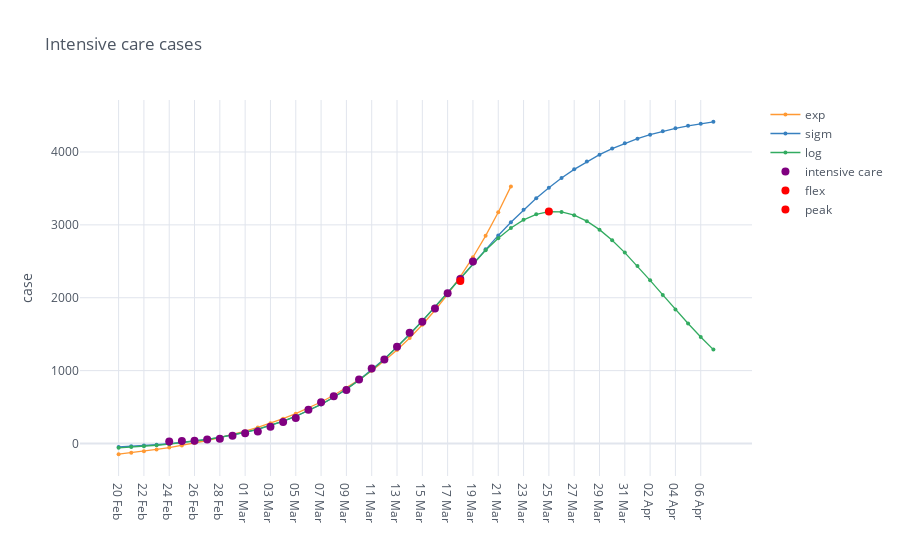

Source (notebook cell):
### Markdown cell above
## Fitting intensive care data with exponential and logistic models

The exponential model is:

$$y = e^{k(x-x_0)} + y_0$$

where $k, x_0, y_0$ are the parameters to estimate.

For the logistic model:

$$y = \frac{c}{1+e^{-k(x-x_0)}} + y_0$$

where $c, k, x_0, y_0$ are the parameters to estimate.

### Code cell
fig = mpl.iplot_analysis_plot(df.drop(columns=['day']), title='Intensive care cases')
fig.show()

### Figure 1 — Plotly figure (JSON) as saved in the notebook; plotly's stock layout.template omitted (floating-point values rounded to 4 significant figures)
{"data": [{"line": {"color": "rgba(255, 153, 51, 1.0)", "dash": "solid", "shape": "linear", "width": 1.3}, "marker": {"size": 4, "symbol": "circle"}, "mode": "lines+markers", "name": "exp", "text": "", "type": "scatter", "x": ["20 Feb", "21 Feb", "22 Feb", "23 Feb", "24 Feb", "25 Feb", "26 Feb", "27 Feb", "28 Feb", "29 Feb", "01 Mar", "02 Mar", "03 Mar", "04 Mar", "05 Mar", "06 Mar", "07 Mar", "08 Mar", "09 Mar", "10 Mar", "11 Mar", "12 Mar", "13 Mar", "14 Mar", "15 Mar", "16 Mar", "17 Mar", "18 Mar", "19 Mar", "20 Mar", "21 Mar", "22 Mar", "23 Mar", "24 Mar", "25 Mar", "26 Mar", "27 Mar", "28 Mar", "29 Mar", "30 Mar", "31 Mar", "01 Apr", "02 Apr", "03 Apr", "04 Apr", "05 Apr", "06 Apr", "07 Apr"], "y": [-146.9, -127.2, -105.4, -81.51, -55.16, -26.15, 5.797, 40.98, 79.71, 122.4, 169.3, 221.1, 278.0, 340.8, 409.8, 485.9, 569.7, 661.9, 763.5, 875.3, 998.5, 1134.0, 1283.0, 1448.0, 1629.0, 1828.0, 2048.0, 2290.0, 2556.0, 2849.0, 3172.0, 3528.0, "", "", "", "", "", "", "", "", "", "", "", "", "", "", "", ""]}, {"line": {"color": "rgba(55, 128, 191, 1.0)", "dash": "solid", "shape": "linear", "width": 1.3}, "marker": {"size": 4, "symbol": "circle"}, "mode": "lines+markers", "name": "sigm", "text": "", "type": "scatter", "x": ["20 Feb", "21 Feb", "22 Feb", "23 Feb", "24 Feb", "25 Feb", "26 Feb", "27 Feb", "28 Feb", "29 Feb", "01 Mar", "02 Mar", "03 Mar", "04 Mar", "05 Mar", "06 Mar", "07 Mar", "08 Mar", "09 Mar", "10 Mar", "11 Mar", "12 Mar", "13 Mar", "14 Mar", "15 Mar", "16 Mar", "17 Mar", "18 Mar", "19 Mar", "20 Mar", "21 Mar", "22 Mar", "23 Mar", "24 Mar", "25 Mar", "26 Mar", "27 Mar", "28 Mar", "29 Mar", "30 Mar", "31 Mar", "01 Apr", "02 Apr", "03 Apr", "04 Apr", "05 Apr", "06 Apr", "07 Apr"], "y": [-47.77, -39.25, -29.16, -17.24, -3.169, 13.43, 32.99, 56.0, 83.02, 114.7, 151.7, 194.9, 245.1, 303.2, 370.2, 447.1, 534.9, 634.3, 746.2, 871.0, 1009.0, 1160.0, 1324.0, 1498.0, 1683.0, 1875.0, 2072.0, 2271.0, 2470.0, 2666.0, 2855.0, 3036.0, 3206.0, 3364.0, 3510.0, 3643.0, 3762.0, 3869.0, 3963.0, 4046.0, 4119.0, 4182.0, 4237.0, 4284.0, 4325.0, 4359.0, 4389.0, 4414.0]}, {"line": {"color": "rgba(50, 171, 96, 1.0)", "dash": "solid", "shape": "linear", "width": 1.3}, "marker": {"size": 4, "symbol": "circle"}, "mode": "lines+markers", "name": "log", "text": "", "type": "scatter", "x": ["20 Feb", "21 Feb", "22 Feb", "23 Feb", "24 Feb", "25 Feb", "26 Feb", "27 Feb", "28 Feb", "29 Feb", "01 Mar", "02 Mar", "03 Mar", "04 Mar", "05 Mar", "06 Mar", "07 Mar", "08 Mar", "09 Mar", "10 Mar", "11 Mar", "12 Mar", "13 Mar", "14 Mar", "15 Mar", "16 Mar", "17 Mar", "18 Mar", "19 Mar", "20 Mar", "21 Mar", "22 Mar", "23 Mar", "24 Mar", "25 Mar", "26 Mar", "27 Mar", "28 Mar", "29 Mar", "30 Mar", "31 Mar", "01 Apr", "02 Apr", "03 Apr", "04 Apr", "05 Apr", "06 Apr", "07 Apr"], "y": [-58.85, -49.04, -37.6, -24.26, -8.714, 9.387, 30.44, 54.92, 83.32, 116.2, 154.3, 198.3, 249.0, 307.3, 374.1, 450.3, 537.0, 635.0, 745.3, 868.6, 1005.0, 1156.0, 1319.0, 1495.0, 1682.0, 1876.0, 2076.0, 2275.0, 2469.0, 2652.0, 2817.0, 2958.0, 3069.0, 3145.0, 3182.0, 3178.0, 3134.0, 3051.0, 2934.0, 2789.0, 2620.0, 2434.0, 2239.0, 2039.0, 1840.0, 1647.0, 1462.0, 1288.0]}, {"line": {"color": "rgba(128, 0, 128, 1.0)", "dash": "solid", "shape": "linear", "width": 1.3}, "marker": {"size": 8, "symbol": "circle"}, "mode": "markers", "name": "intensive care", "text": "", "type": "scatter", "x": ["20 Feb", "21 Feb", "22 Feb", "23 Feb", "24 Feb", "25 Feb", "26 Feb", "27 Feb", "28 Feb", "29 Feb", "01 Mar", "02 Mar", "03 Mar", "04 Mar", "05 Mar", "06 Mar", "07 Mar", "08 Mar", "09 Mar", "10 Mar", "11 Mar", "12 Mar", "13 Mar", "14 Mar", "15 Mar", "16 Mar", "17 Mar", "18 Mar", "19 Mar", "20 Mar", "21 Mar", "22 Mar", "23 Mar", "24 Mar", "25 Mar", "26 Mar", "27 Mar", "28 Mar", "29 Mar", "30 Mar", "31 Mar", "01 Apr", "02 Apr", "03 Apr", "04 Apr", "05 Apr", "06 Apr", "07 Apr"], "y": ["", "", "", "", 27.0, 35.0, 36.0, 56.0, 64.0, 105.0, 140.0, 166.0, 229.0, 295.0, 351.0, 462.0, 567.0, 650.0, 733.0, 877.0, 1028.0, 1153.0, 1328.0, 1518.0, 1672.0, 1851.0, 2060.0, 2257.0, 2498.0, "", "", "", "", "", "", "", "", "", "", "", "", "", "", "", "", "", "", ""]}, {"marker": {"color": "rgba(255, 0, 0, 125)", "size": 8}, "mode": "markers", "name": "flex", "type": "scatter", "x": ["18 Mar"], "y": [2230.0]}, {"marker": {"color": "rgba(255, 0, 0, 125)", "size": 8}, "mode": "markers", "name": "peak", "type": "scatter", "x": ["25 Mar"], "y": [3185.0]}], "layout": {"legend": {"bgcolor": "#FFFFFF", "font": {"color": "#4D5663"}}, "paper_bgcolor": "#FFFFFF", "plot_bgcolor": "#FFFFFF", "title": {"font": {"color": "#4D5663"}, "text": "Intensive care cases"}, "xaxis": {"gridcolor": "#E1E5ED", "showgrid": true, "tickfont": {"color": "#4D5663"}, "title": {"font": {"color": "#4D5663"}, "text": ""}, "zerolinecolor": "#E1E5ED"}, "yaxis": {"gridcolor": "#E1E5ED", "showgrid": true, "tickfont": {"color": "#4D5663"}, "title": {"font": {"color": "#4D5663"}, "text": "case"}, "zerolinecolor": "#E1E5ED"}}}
